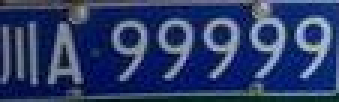
%> input picture 车牌图像.jpg, 113 x 34 px (shown 3 times larger)
$ octave main.m   (GNU Octave 9; MATLAB toolbox functions it lacks are replaced by stand-ins)
%> lines starting %> are read from the running program, lines starting %| are printed output that depends on the picture; in (x1, y1, x2, y2) boxes, pixels count from 0 and x2, y2 are one past the last pixel; in counts of white or black regions, pixels touching at a corner belong together; the program's own positions count from 1
%%
clc;
clear;
close all;


%% 自动弹出提示框读取图像

% [FileName,PathName,FilterIndex] = uigetfile(FilterSpec,DialogTitle,DefaultName)
% FileName：返回的文件名
% PathName：返回的文件的路径名
% FilterIndex：选择的文件类型
% FilterSpec：文件类型设置
% DialogTitle：打开对话框的标题
% DefaultName：默认指向的文件名
[filename filepath] = uigetfile('.jpg', '输入一个需要识别出车牌的图像');   %自动读入图像
%> the answer given: 车牌图像.jpg

file = strcat(filepath, filename);   %strcat函数：连接字符串；把filepath的字符串与filename的连接，即路径/文件名
img = imread(file);
%> img is the input picture: size 34x113x3 uint8; mean R, G, B 44.4, 60.9, 105.5
figure;
imshow(img);
title('车牌图像');

%% 灰度处理
img1 = rgb2gray(img);    % RGB图像转灰度图像
figure;
subplot(1, 2, 1);
imshow(img1);
title('灰度图像');
subplot(1, 2, 2);
imhist(img1);
title('灰度处理后的灰度直方图');
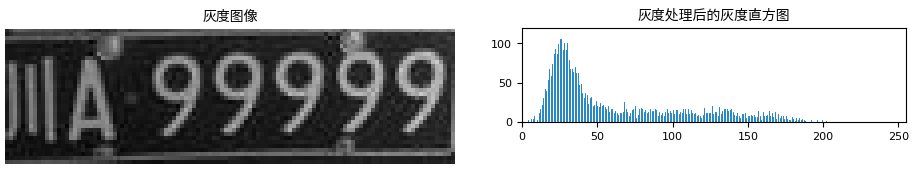
%> figure redrawn from the program's plot data, 2 panels

%% 直方图均衡化
img2 = histeq(img1);    %直方图均衡化
figure;
subplot(1, 2, 1);
imshow(img2);
title('灰度图像');
subplot(1, 2, 2);
imhist(img2);
title('灰度处理后的灰度直方图');
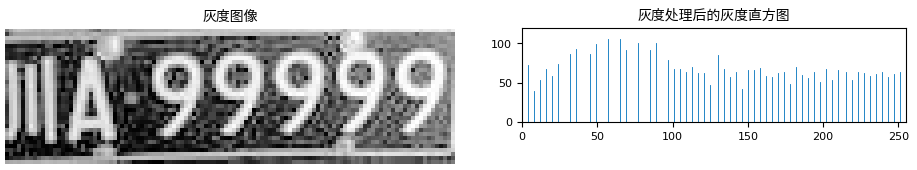
%> figure redrawn from the program's plot data, 2 panels

%% 中值滤波
img3 = medfilt2(img2);
figure;
imshow(img3);
title('中值滤波');

%% 边缘提取
% [4 lines of commented-out code are left out]

img4 = edge(img3, 'sobel', 0.2);
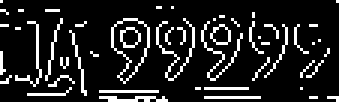
%> img4: size 34x113 logical (shown 3 times larger); 13.4% white in thin lines or dots
figure('name','边缘检测');
imshow(img4);
title('sobel算子边缘检测');

%% 图像腐蚀
se=[1;1;1];
img5 = imerode(img4, se);
%> img5: size 34x113 logical; 2.5% white in thin lines or dots, all inside (x1, y1, x2, y2) = (0, 9, 113, 34)
figure('name','图像腐蚀');
imshow(img5);
title('图像腐蚀后的图像');

%% 平滑图像，图像膨胀
se = strel('rectangle', [20, 20]);
img6 = imclose(img5, se);
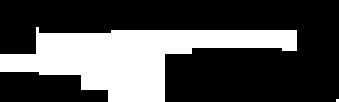
%> img6: size 34x113 logical (shown 3 times larger); 31.2% white; 2 white regions (1 under 20 px), largest, box (x1, y1, x2, y2) and area: (0, 9, 99, 34) 1196
figure('name','平滑处理');
imshow(img6);
title('平滑图像的轮廓');

%% 从图像中删除所有少于1000像素8邻接
img7 = bwareaopen(img6, 1000);
%> img7: size 34x113 logical; 31.1% white; 1 white region, box (x1, y1, x2, y2) and area: (0, 9, 99, 34) 1196
figure('name', '移除小对象');
imshow(img7);
title('从图像中移除小对象');

%% 切割出图像
[y, x, z] = size(img7);
%> y = 34; x = 113; z = 1
img8 = double(img7);    % 转成双精度浮点型

% 车牌的蓝色区域
% Y方向
blue_Y = zeros(y, 1);
for i = 1:y
    for j = 1:x
        if(img8(i, j) == 1) % 判断车牌位置区域
            blue_Y(i, 1) = blue_Y(i, 1) + 1;    % 像素点统计
        end
    end
end
%> after the loop, blue_Y = 34 values, max 87 at index 12, min 0 at index 1, mean 35.18

% 找到Y坐标的最小值
img_Y1 = 1;
while (blue_Y(img_Y1) < 5) && (img_Y1 < y)
    img_Y1 = img_Y1 + 1;
end
%> this loop made 10 passes

% 找到Y坐标的最大值
img_Y2 = y;
%> img_Y2 = 34
while (blue_Y(img_Y2) < 5) && (img_Y2 > img_Y1)
    img_Y2 = img_Y2 - 1;
end
%> this loop made 0 passes

% x方向
blue_X = zeros(1, x);
for j = 1:x
    for i = 1:y
        if(img8(i, j) == 1) % 判断车牌位置区域
            blue_X(1, j) = blue_X(1, j) + 1;
        end
    end
end
%> after the loop, blue_X = 113 values, max 24 at index 38, min 0 at index 100, mean 10.58

% 找到x坐标的最小值
img_X1 = 1;
while (blue_X(1, img_X1) < 5) && (img_X1 < x)
    img_X1 = img_X1 + 1;
end
%> after the loop, img_X1 = 1

% 找到x坐标的最小值
img_X2 = x;
%> img_X2 = 113
while (blue_X(1, img_X2) < 5) && (img_X2 > img_X1)
    img_X2 = img_X2 - 1;
end
%> this loop made 14 passes
%> img_X2 on passes 1 to 12: 112, 111, 110, 109, 108, 107, 106, 105, 104, 103, 102, 101

% 对图像进行裁剪
img9 = img(img_Y1:img_Y2, img_X1:img_X2, :);
figure('name', '定位剪切图像');
imshow(img9);
title('定位剪切后的彩色车牌图像')

% 保存提取出来的车牌图像
imwrite(img9, '车牌图像.jpg');

%% 对车牌图像作图像预处理
plate_img = imread('车牌图像.jpg');

% 转换成灰度图像
plate_img1 = rgb2gray(plate_img);    % RGB图像转灰度图像
figure;
subplot(1, 2, 1);
imshow(plate_img1);
title('灰度图像');
subplot(1, 2, 2);
imhist(plate_img1);
title('灰度处理后的灰度直方图');
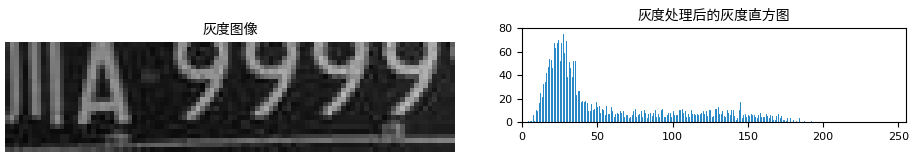
%> figure redrawn from the program's plot data, 2 panels

% 直方图均衡化
plate_img2 = histeq(plate_img1);
figure('name', '直方图均衡化');
subplot(1,2,1);
imshow(plate_img2);
title('直方图均衡化的图像');
subplot(1,2,2);
imhist(plate_img2);
title('直方图');
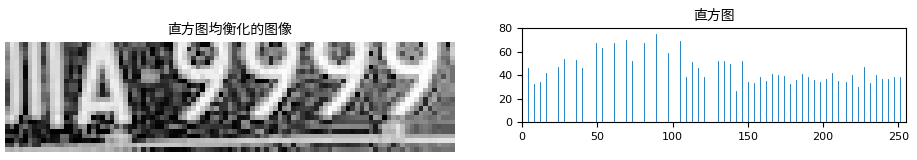
%> figure redrawn from the program's plot data, 2 panels

% 二值化处理
plate_img3 = im2bw(plate_img2, 0.76);
%> plate_img3: size 24x99 logical; 24.3% white in thin lines or dots
figure('name', '二值化处理');
imshow(plate_img3);
title('车牌二值图像');

% 中值滤波
plate_img4 = medfilt2(plate_img3);
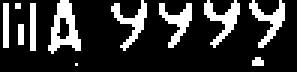
%> plate_img4: size 24x99 logical (shown 3 times larger); 20.1% white in thin lines or dots, all inside (x1, y1, x2, y2) = (1, 0, 95, 22)
figure('name', '中值滤波');
imshow(plate_img4);
title('中值滤波后的图像');

%% 进行字符识别
%> (the run ends here)
